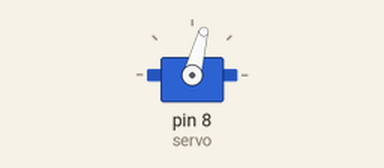
A sketch run on a simulated Arduino Uno, built with avr-gcc and run on an emulated ATmega328P. On the bench: servo.

Above: at 3.05 s.
Timing chart, 0 to 6.0 s (numbered marks = the images above):
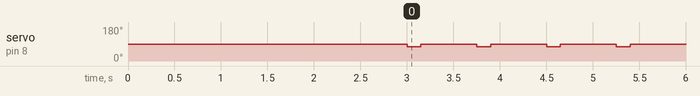

Measured:
- by itself, servo on pin 8 (servo): alternates 90° for 0.60 s and 75° for 0.15 s

The sketch:

Daddy_Long_Legs.ino
```cpp
#include <Servo.h>

Servo servo;

int angle_down = 75;
int angle_up = 90;

int touch_delay = 150;
int perfect_delay = 600;

void setup() {
  servo.attach(8);
  servo.write(angle_up);
  delay(3000);
}

void loop() {

  //Rest Steps
  servo.write(angle_down);
  delay(touch_delay);
  servo.write(angle_up);
  delay(perfect_delay);
}
```
